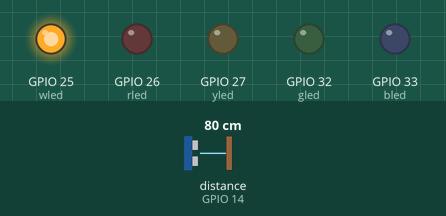
Simulated run of this sketch. Board: ESP32. Shown: output pins drawn as LEDs (lit = HIGH). The test bench sets the inputs (shaded band); at power-on: distance to the obstacle (sensor on GPIO 14) 80 cm. The echo pulse lasts 58.3 µs per cm; what the sketch prints to the serial monitor is not drawn.

Above: at 1.2 s.
1.3 s: distance to the obstacle (sensor on GPIO 14) set to 2 cm
At 2.4 s:
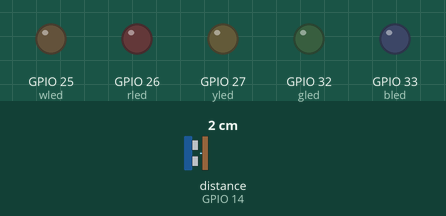
2.8 s: distance to the obstacle (sensor on GPIO 14) set to 9 cm
4.3 s: distance to the obstacle (sensor on GPIO 14) set to 12 cm
At 5.5 s:
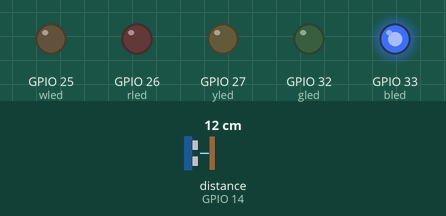
5.8 s: distance to the obstacle (sensor on GPIO 14) set to 35 cm
At 6.4 s:
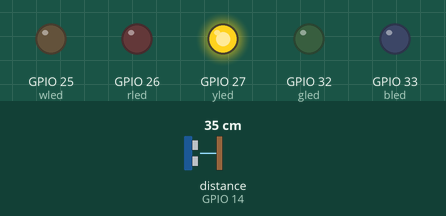
7.3 s: distance to the obstacle (sensor on GPIO 14) set to 27 cm
At 7.8 s:
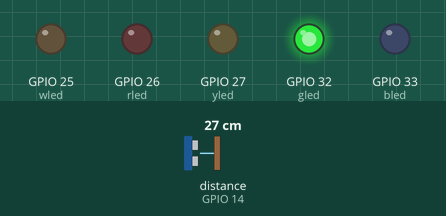
8.8 s: distance to the obstacle (sensor on GPIO 14) set to 4 cm
At 10.1 s:
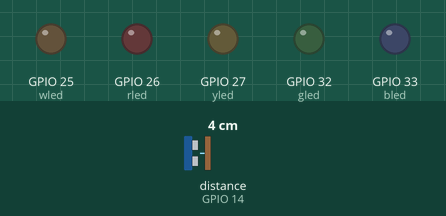
Timing chart, 0 to 11.3 s (numbered marks = the images above; inputs shaded):
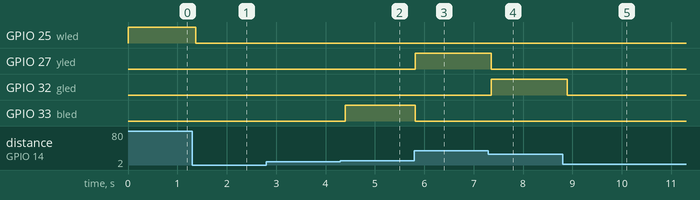

Measured:
- the behaviour switches between 10 and 11 cm on distance to the obstacle (sensor on GPIO 14) (found by bisection; images 1 and 2)
- after the input at 1.3 s, GPIO 25 (wled): HIGH → LOW after 0.07 s
- after the input at 2.8 s, every drawn part: stays the same
- after the input at 4.3 s, GPIO 33 (bled): LOW → HIGH after 0.10 s
- after the input at 5.8 s, GPIO 27 (yled): LOW → HIGH at once; GPIO 33 (bled): HIGH → LOW at once
- after the input at 7.3 s, GPIO 27 (yled): HIGH → LOW after 0.06 s; GPIO 32 (gled): LOW → HIGH after 0.06 s
- after the input at 8.8 s, GPIO 32 (gled): HIGH → LOW after 0.09 s

The sketch:

UltraSonicLEDs.ino
```cpp
/*
  UltraSonicLEDs

  Uses an ultrasonic distance sensor (HC-SR04) to measure how far away an object is,
  then lights up different LEDs depending on that distance.
  The closer the object, the further along the LED chain lights up.
  Think of it like a proximity indicator or a theremin-style light display.

  Distance ranges:
    > 50 cm  → white LED on
    40–50 cm → red LED on
    30–40 cm → yellow LED on
    20–30 cm → green LED on
    10–20 cm → blue LED on
    < 10 cm  → all LEDs off (too close to read reliably)

  The circuit:
  - HC-SR04 TRIG  → GPIO 13
  - HC-SR04 ECHO  → GPIO 14
  - Blue LED      → GPIO 33
  - Green LED     → GPIO 32
  - Yellow LED    → GPIO 27
  - Red LED       → GPIO 26
  - White LED     → GPIO 25

  Uses the HCSR04 library by Gamegine (ESP32 compatible).

  ESP32 pin note:
  - GPIO 12 was moved to 14 (GPIO 12 is a boot strapping pin — using it can prevent startup)
  - GPIOs 9, 10, 11 avoided (connected to the SPI flash chip inside the ESP32 module)
  - GPIO 3 avoided (it's the UART receive pin, used for Serial communication)
*/


#include <HCSR04.h>
// Load the library that handles talking to the ultrasonic distance sensor.
// This library does the timing math so we don't have to.


// --- SENSOR SETUP ---

// ESP32 pin assignments:
// TRIG=13 (safe), ECHO=14 (moved from 12 which is a boot strapping pin on ESP32)
// LED pins moved off GPIOs 9/10/11 (connected to SPI flash on ESP32 — do not use)
// GPIO 3 (UART RX) also avoided

UltraSonicDistanceSensor distanceSensor(13, 14);
// Create the sensor object. Tell it which pins are TRIG and ECHO.
// TRIG (trigger) — GPIO 13 — sends out an ultrasonic pulse (like a bat's sonar ping)
// ECHO           — GPIO 14 — listens for the bounce back. The time it takes = the distance.


// --- PIN NUMBERS FOR LEDS ---

const int bled = 33;  // Blue LED   — GPIO 33 (was 11, which is an SPI flash pin on ESP32)
const int gled = 32;  // Green LED  — GPIO 32 (was 10, which is an SPI flash pin on ESP32)
const int yled = 27;  // Yellow LED — GPIO 27 (was 9,  which is an SPI flash pin on ESP32)
const int rled = 26;  // Red LED    — GPIO 26 (was 5)
const int wled = 25;  // White LED  — GPIO 25 (was 3,  which is UART RX on ESP32)


// --- VARIABLES ---

int dist;
// Stores the distance reading in centimetres.
// This gets updated every loop with a fresh measurement from the sensor.


// =============================================================================
// SETUP — runs ONE TIME when the board powers on
// =============================================================================

void setup() {

  pinMode(bled, OUTPUT);  // Blue LED pin will send electricity out
  pinMode(gled, OUTPUT);  // Green LED pin will send electricity out
  pinMode(yled, OUTPUT);  // Yellow LED pin will send electricity out
  pinMode(rled, OUTPUT);  // Red LED pin will send electricity out
  pinMode(wled, OUTPUT);  // White LED pin will send electricity out

  Serial.begin(9600);
  // Open the Serial Monitor connection so we can print distance readings.
  // Useful for seeing the exact numbers while you wave your hand in front of the sensor.
}


// =============================================================================
// LOOP — runs FOREVER, continuously, as long as the board has power
// =============================================================================

void loop() {

  dist = (distanceSensor.measureDistanceCm());
  // Ask the sensor to measure distance RIGHT NOW and return the result in centimetres.
  // The sensor sends out a sound pulse (above human hearing range), waits for the echo,
  // then calculates: distance = (time for echo to return) × speed of sound ÷ 2
  // The library handles all of that maths. We just get a number back.


  // --- DECIDE WHICH LED TO LIGHT ---
  // Each if/else block checks a distance range and turns one LED on or off.
  // Only ONE LED should be on at a time for each range.
  // The else { digitalWrite(x, LOW) } ensures each LED turns off when out of its range.

  if (dist > 50) {
    digitalWrite(wled, HIGH);   // Object is far away — turn white LED ON
  } else {
    digitalWrite(wled, LOW);    // Object is NOT far away — turn white LED OFF
  }

  if ((dist > 40) && (dist < 50)) {
    // The "&&" means BOTH conditions must be true: dist must be over 40 AND under 50.
    digitalWrite(rled, HIGH);   // Object is in the 40–50 cm zone — turn red LED ON
  } else {
    digitalWrite(rled, LOW);    // Object is NOT in this zone — red LED OFF
  }

  if ((dist > 30) && (dist < 40)) {
    digitalWrite(yled, HIGH);   // Object is in the 30–40 cm zone — yellow LED ON
  } else {
    digitalWrite(yled, LOW);    // Object is NOT in this zone — yellow LED OFF
  }

  if ((dist > 20) && (dist < 30)) {
    digitalWrite(gled, HIGH);   // Object is in the 20–30 cm zone — green LED ON
  } else {
    digitalWrite(gled, LOW);    // Object is NOT in this zone — green LED OFF
  }

  if ((dist > 10) && (dist < 20)) {
    digitalWrite(bled, HIGH);   // Object is in the 10–20 cm zone — blue LED ON
  } else {
    digitalWrite(bled, LOW);    // Object is NOT in this zone — blue LED OFF
  }

  // Note: if the object is closer than 10 cm, ALL LEDs will be OFF.
  // The HC-SR04 can struggle at very close range — readings below ~2 cm are unreliable.


  Serial.print(dist);
  // Print the current distance value to the Serial Monitor.
  // Move your hand toward and away from the sensor to see the numbers change.

  delay(100);
  // Wait 100 milliseconds (1/10th of a second) before measuring again.
  // The HC-SR04 needs a short pause between measurements or the readings get noisy.
  // 100ms gives you 10 readings per second — smooth enough for this application.
}
```
